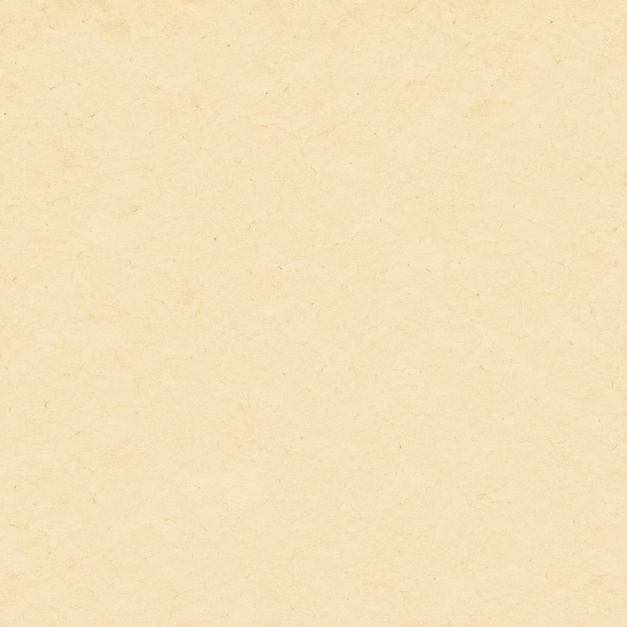
#> input picture docs/ui-redesign/texturas-v9-2026-09-29/masters/paper-document.png, 1254 x 1254 px, given in place of control-ivory.png, which was not available (shown at 1/2 size)
$ python export.py
#> lines starting #> are read from the running program, lines starting #| are printed output that depends on the picture
"""Cinco demos ImageGen: resize al mismo aspecto, sin pintar o retocar."""
from pathlib import Path
import json,hashlib
from PIL import Image
base=Path(__file__).resolve().parent
specs=json.loads((base/'prompts.json').read_text(encoding='utf-8'))
#> (reads docs/ui-redesign/revision-v9-2026-09-29/prompts.json from the repository)
report=[]
for spec in specs:
    source=base/'masters'/(spec['id']+'.png')
    im=Image.open(source).convert('RGBA').resize((780,1688),Image.Resampling.LANCZOS)
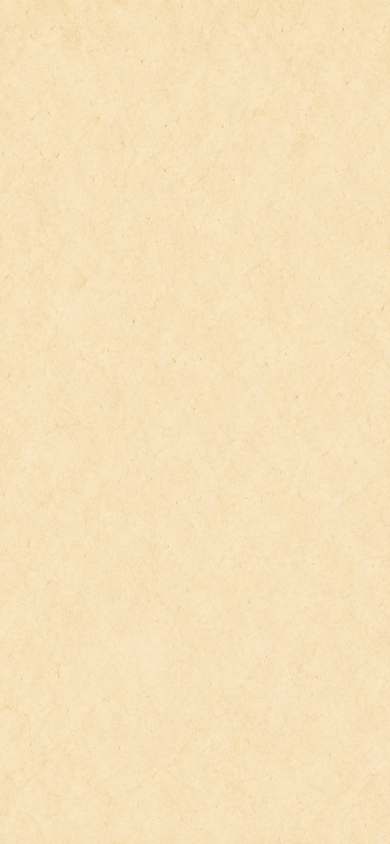
#> im: PIL image 780x1688 RGBA (shown at 1/2 size); mean R, G, B, A 246, 224.7, 185.1, 255
    output=base/(spec['id']+'.png')
    im.save(output,optimize=True)
    report.append(dict(id=spec['id'],source='masters/'+source.name,file=output.name,css=[390,844],size=[780,1688],alpha=im.getchannel('A').getextrema(),generator='ImageGen integrado',sha256=hashlib.sha256(output.read_bytes()).hexdigest()))
#> pass 2 of the loop `for spec in specs:`:
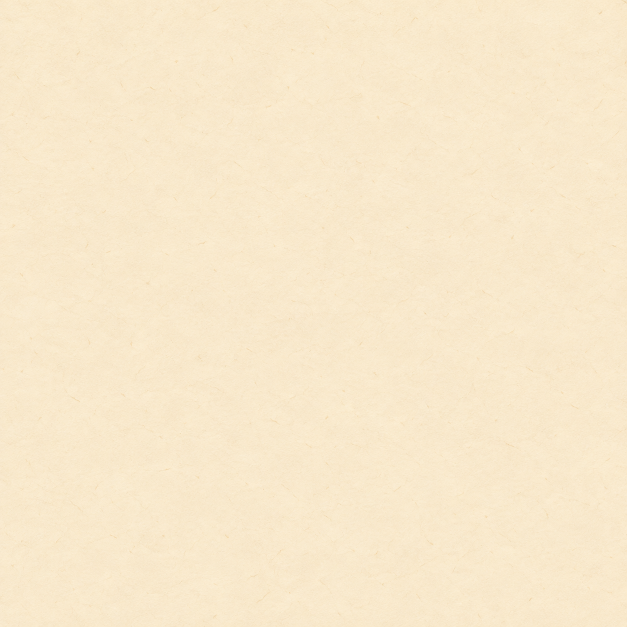
#> input picture docs/ui-redesign/texturas-v9-2026-09-29/masters/parchment-sheet.png, 1254 x 1254 px, given in place of control-slate.png, which was not available (shown at 1/2 size)
#> `im=Image.open(source).convert('RGBA').resize((780,1688),Image.Resampli..`:
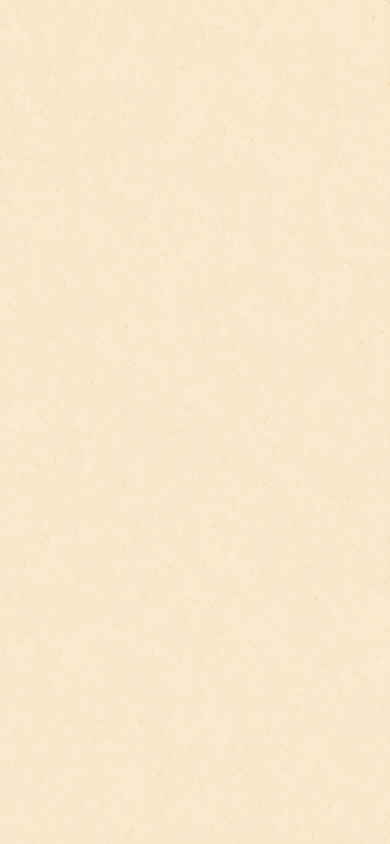
#> im: PIL image 780x1688 RGBA (shown at 1/2 size); mean R, G, B, A 248.1, 232.3, 203.5, 255
#> (the run stopped early here; a loop or call above may not have finished)
